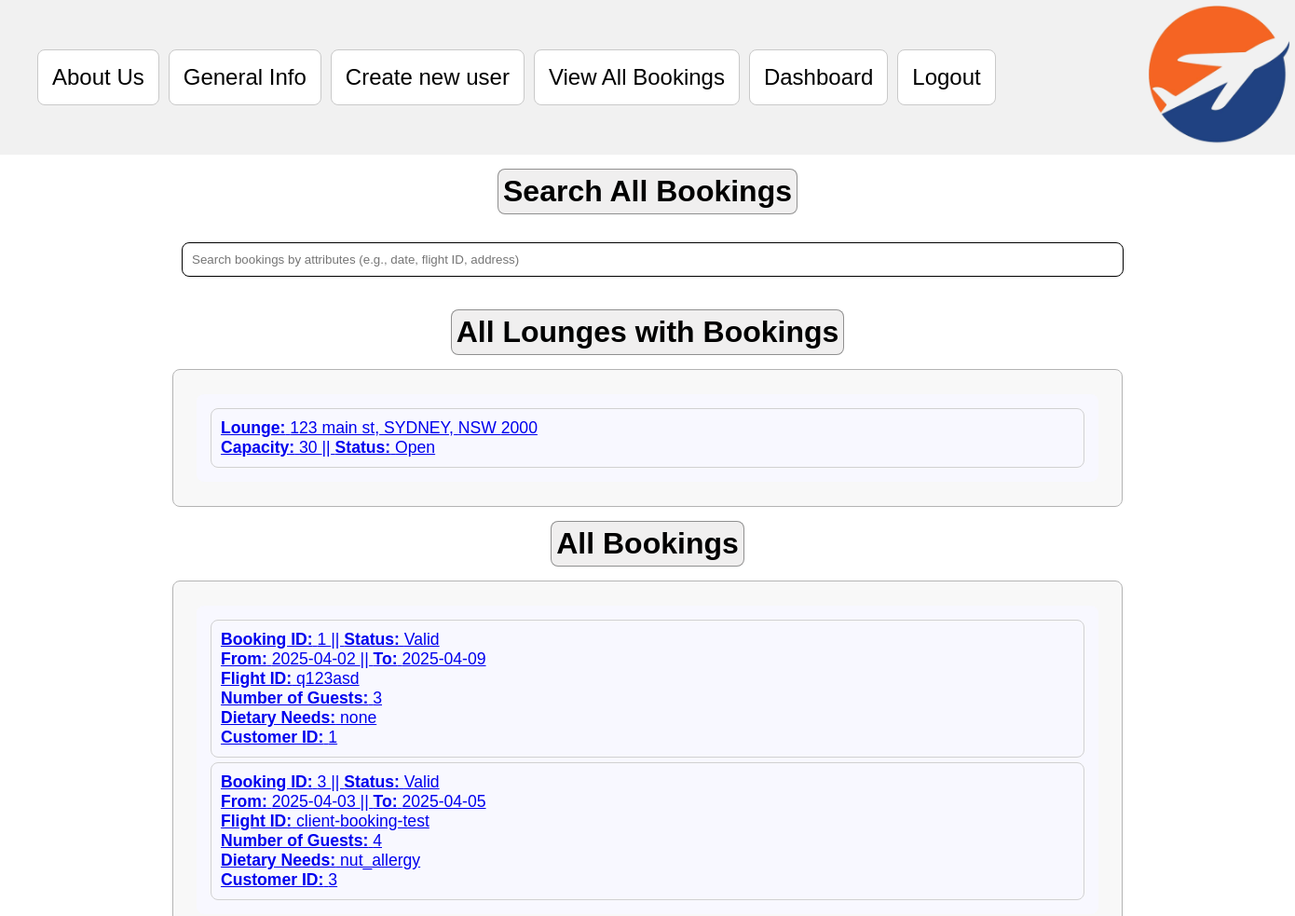
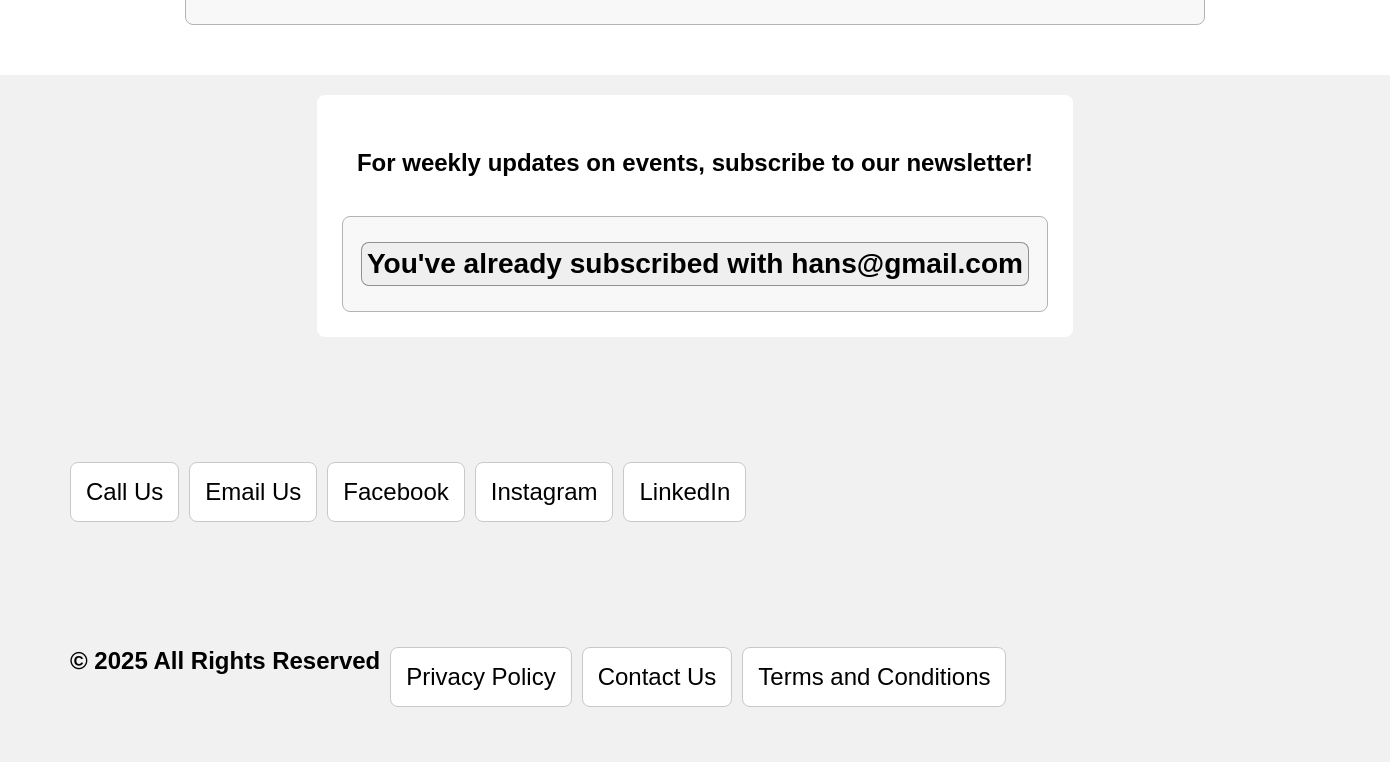
Page /all-bookings (signed in) on the committed database (2 pictures, top to bottom).
### website/models.py (models this page shows)
class Lounge(db.Model):
    id = db.Column(db.Integer, primary_key=True)
    description = db.Column(db.String(2000), nullable=False)
    address = db.Column(db.String(100), nullable=False)
    state = db.Column(db.String(50), nullable=False)
    postcode = db.Column(db.String(10), nullable=False)
    locality = db.Column(db.String(25), nullable=False)
    image_folder = db.Column(db.String(255), unique=True, nullable=False)
    max_capacity = db.Column(db.Integer, nullable=False, default=30)
    status = db.Column(db.String(6), nullable=False, default="Open")

class Booking(db.Model):
    id = db.Column(db.Integer, primary_key=True)
    entry_date = db.Column(db.Date, nullable=False, index=True)
    exit_date = db.Column(db.Date, nullable=False, index=True)
    guests_qty = db.Column(db.Integer, nullable=False)
    flight_id = db.Column(db.String(50), nullable=False)  # Flight identifier
    dietary_req = db.Column(db.String(255), nullable=True)  # Optional dietary requirements
    status = db.Column(db.String(20), nullable=False, default="Valid")
    user_id = db.Column(db.Integer, db.ForeignKey('user.id'), nullable=False)  # Link to the User table
    user = db.relationship('User', backref='bookings')
    lounge_id = db.Column(db.Integer, db.ForeignKey('lounge.id'), nullable=False)
    lounge = db.relationship('Lounge', backref='bookings')

class User(db.Model, UserMixin):
    id = db.Column(db.Integer, primary_key=True)
    password = db.Column(db.String(50), nullable=False)
    first_name = db.Column(db.String(20), nullable=False)
    last_name = db.Column(db.String(20), nullable=False)
    address = db.Column(db.String(100), nullable=False)
    state = db.Column(db.String(50), nullable=False)
    postcode = db.Column(db.String(10), nullable=False)
    locality = db.Column(db.String(25), nullable=False)
    email = db.Column(db.String(80), unique=True, nullable=False)
    phone = db.Column(db.String(20), nullable=False)
    is_verified = db.Column(db.Boolean, nullable=False, default=False)
    subscriber_link = db.relationship('UserSubscriberLink', backref='user', uselist=False)
    user_type = db.Column(db.String(20), nullable=False, default="customer")
    travel_agent_license = db.Column(db.String(20), nullable=True, index=True)  # For travel agent links
    __mapper_args__ = {
        'polymorphic_on': user_type,  # Indicates the column used to determine the subclass
        'polymorphic_identity': 'user'  # Identity for the base User class
    }

class Admin(User):
    id = db.Column(db.Integer, db.ForeignKey('user.id'), primary_key=True)  # Foreign key linking to User
    admin_id = db.Column(db.String(8), unique=True, nullable=False)
    department = db.Column(db.String(50), nullable=False)
    __mapper_args__ = {
        'polymorphic_identity': 'admin',  # Identify this subclass as 'admin'
    }

class User(db.Model, UserMixin):
    id = db.Column(db.Integer, primary_key=True)
    password = db.Column(db.String(50), nullable=False)
    first_name = db.Column(db.String(20), nullable=False)
    last_name = db.Column(db.String(20), nullable=False)
    address = db.Column(db.String(100), nullable=False)
    state = db.Column(db.String(50), nullable=False)
    postcode = db.Column(db.String(10), nullable=False)
    locality = db.Column(db.String(25), nullable=False)
    email = db.Column(db.String(80), unique=True, nullable=False)
    phone = db.Column(db.String(20), nullable=False)
    is_verified = db.Column(db.Boolean, nullable=False, default=False)
    subscriber_link = db.relationship('UserSubscriberLink', backref='user', uselist=False)
    user_type = db.Column(db.String(20), nullable=False, default="customer")
    travel_agent_license = db.Column(db.String(20), nullable=True, index=True)  # For travel agent links
    __mapper_args__ = {
        'polymorphic_on': user_type,  # Indicates the column used to determine the subclass
        'polymorphic_identity': 'user'  # Identity for the base User class
    }

### website/bookings.py (the view)
@booking.route('/all-bookings', methods=['GET', 'POST'])
@login_required_and_verified
def view_all_bookings():
    if current_user.user_type == "admin":
        bookings = Booking.query.all()
        lounges = list({booking.lounge for booking in bookings})
    elif current_user.user_type == "travel_agent":
        bookings = Booking.query.filter_by(travel_agent_license=current_user.license).all()
        lounges = list({booking.lounge for booking in bookings})
    elif current_user not in ["admin", "travel_agent"]:
        flash("Access Denied!", category='error')
        return redirect('views.home')
    return render_template('main/all-bookings.html', bookings=bookings, lounges=lounges)

### website/__init__.py (called while the page is built)
def login_required_and_verified(f):
    @wraps(f)
    def decorated_function(*args, **kwargs):
        if not current_user.is_authenticated:
            flash('Please log in before attempting to access this page.', category='error')
            return redirect(url_for('auth.login'))
        if not current_user.is_verified:
            flash('Please verify your account to access this page.', category='error')
            return redirect(url_for('auth.verify_account'))
        return f(*args, **kwargs)
    return decorated_function

### website/templates/main/all-bookings.html (shortened to what this page needs)
{% extends "main/base.html" %}
{% block content %}
<h1>Search All Bookings</h1>
<div>
    <input
        type="text"
        id="bookingSearch"
        placeholder="Search bookings by attributes (e.g., date, flight ID, address)"
        style="width: 96%; padding: 10px; margin-bottom: 20px;"
    />
</div>
<h1>All Lounges with Bookings</h1>
<div class="notes-div" id="loungesSection">
    <ul class="note-list" id="loungesList">
        {% for lounge in lounges %}
        <li class="lounge-item" data-lounge-id="{{ lounge.id }}">
            <a href="{{ url_for('lounges.view_lounge', lounge_id=lounge.id) }}">
                <b>Lounge:</b> {{ lounge.address }}, {{ lounge.locality }}, {{ lounge.state }} {{ lounge.postcode }}
                <br />
                <b>Capacity:</b> {{ lounge.max_capacity }}  ||  <b>Status:</b> {{ lounge.status }}
            </a>
        </li>
        {% endfor %}
    </ul>
</div>
<h1>All Bookings</h1>
<div class="notes-div" id="bookingsSection">
    <ul class="note-list" id="bookingsList">
        {% for booking in bookings %}
        <li class="booking-item" data-booking-id="{{ booking.id }}" data-lounge-id="{{ booking.lounge_id }}">
            <a href="{{ url_for('bookings.view_booking', booking_id=booking.id) }}">
                <b>Booking ID:</b> {{ booking.id }}  ||  <b>Status:</b> {{ booking.status }}
                <br />
                <b>From:</b> {{ booking.entry_date }}  ||  <b>To:</b> {{ booking.exit_date }}
                <br />
                <b>Flight ID:</b> {{ booking.flight_id }}
                <br />
                <b>Number of Guests:</b> {{ booking.guests_qty }}
                <br />
                <b>Dietary Needs:</b> {{ booking.dietary_req }}
                <br />
                <b>Customer ID:</b> {{ booking.user.id }}
            </a>
        </li>
        {% endfor %}
    </ul>
</div>
{% endblock %}

### website/templates/main/base.html (shortened to what this page needs)
<!doctype html>
<html>
    <head>
        <link rel="stylesheet" type="text/css" href="{{ url_for('static', filename='index.css') }}" />
    </head>
    <body>
        <nav class="navbar">
            <div class="navbar-collapse">
                <div class="nav">
					<a class="nav-item" href="{{ url_for('views.about') }}">About Us</a>
					<a class="nav-item" href="{{ url_for('views.general_info') }}">General Info</a>
					{% if user.is_authenticated and user.is_verified %}
						{% if user.user_type == "admin" %}
							<a class="nav-item" href="{{ url_for('auth.sign_up') }}">Create new user</a>
							<a class="nav-item" href="{{ url_for('bookings.view_all_bookings') }}">View All Bookings</a>
						{% endif %}
						<a class="nav-item" href="{{ url_for('auth.dashboard') }}">Dashboard</a>
						<a class="nav-item" href="{{ url_for('auth.logout') }}">Logout</a>
					{% elif user.is_authenticated and not user.is_verified %}
						<a class="nav-item" href="{{ url_for('auth.verify_account') }}">Verify Account</a>
					{% else %}
						<a class="nav-item" href="{{ url_for('auth.login') }}">Login</a>
						<a class="nav-item" href="{{ url_for('auth.sign_up') }}">Sign Up</a>
					{% endif %}
				</div>
                <div class="logo">
					<a href="/">
                    <img class="logo-picture" src="{{ url_for('static', filename='/images/FDA_logo.png') }}" />
					</a>
                </div>
            </div>
        </nav>
        <div>{% block content %} {% endblock %}</div>
        <div class="navbar">
            <div class="nav container">
                <div class="form-body">
                    <form action="{{ url_for('auth.subscribe') }}" method="POST">
                        <div class="form">
                            <p>For weekly updates on events, subscribe to our newsletter!</p>
                        </div>
                        <div class="notes-div">
                            {% if not is_subscribed %}
                            <input type="email" name="email" placeholder="Enter email address" value="{{ user.email if user.is_authenticated else '' }}" />
                            <button type="submit" class="submit-btn">Subscribe!</button>
                            {% else %}
                            <h3>You've already subscribed with {{ user.email }}</h3>
                            {% endif %}
                        </div>
                    </form>
                </div>
            </div>
            <div class="alert">
                <div class="navbar-collapse">
                    <div class="nav">
                        <a class="nav-item">Call Us</a>
                        <a class="nav-item">Email Us</a>
                        <a class="nav-item">Facebook</a>
                        <a class="nav-item">Instagram</a>
                        <a class="nav-item">LinkedIn</a>
                    </div>
                </div>
            </div>
            <div class="alert">
                <div class="navbar-collapse">
                    <div class="nav">
                        <a>&copy; 2025 All Rights Reserved</a>
                        <a class="nav-item" href="{{ url_for('views.privacy_policy', _external=True) }}">Privacy Policy</a>
						<a class="nav-item" href="{{ url_for('views.contact_us', _external=True) }}">Contact Us</a>
                        <a class="nav-item" href="{{ url_for('views.terms_condition', _external=True) }}">Terms and Conditions</a>
                    </div>
                </div>
            </div>
        </div>
    </body>
</html>

### website/static/css/index.css (style rules this page uses)
body { background-image: url(../images/background_lounge.jpeg); background-size: cover; background-repeat: no-repeat; background-attachment: fixed; background-position: center; background-color: white; font-family: 'Lora', sans-serif; font-size: 1rem; box-sizing: border-box; padding: 0px 180px 0px 180px; margin: 0; }
.navbar { margin: 0px -180px 0px -180px; background-color: rgb(241, 241, 241); font-size: 1.5rem; font-weight: 700; }
.navbar-collapse { justify-content: space-between; display: flex; align-items: center; }
.nav { margin:40px; gap: 10px; display: flex; flex-wrap: wrap; }
.nav-item { font-family: Arial, Helvetica, sans-serif; font-weight: lighter; padding: 15px; color: black; background-color: rgb(255, 255, 255); text-decoration: none; border-radius: 8px; border: 1px solid rgb(201, 201, 201); }
.alert { padding: 15px; margin: 15px; border-radius: 8px; display: flex; justify-content: space-between; align-items: center; font-weight: bold; font-size: 1.5rem; }
.container { display: flex; margin: 50px -180px 50px -180px; padding: 20px; justify-content: center; }
h1, h3 { color: rgb(0, 0, 0); text-align: center; background-color: rgb(240, 239, 239); padding: 5px; display: block; border: 1px solid rgb(0, 0, 0, 0.4); border-radius: 8px; margin: 15px auto; width: fit-content; }
p { background-color: white; padding: 10px 20px; border-radius: 8px; display: inline-block; }
ul { list-style-type: none; padding: 10px; }
.note-list { padding: 10px; width: 95%; background-color: ghostwhite; border-radius: 8px; }
li { font-size: 1.1rem; padding: 10px; border-radius: 8px; border: 1px solid rgb(209, 209, 209); margin: 5px; }
.notes-div { border-radius: 8px; border: 1px solid rgb(180, 180, 180); padding: 10px; margin: 5px; background-color: rgb(248, 248, 248); justify-content: center; display: flex; }
img { border-radius: 8px; }
.logo { padding: 5px; }
.logo-picture { height: 150px; }
.form-body { display: flex; align-items: center; justify-content: center; }
form { background-color: white; border-radius: 8px; padding: 20px; width: 95%; display: block; }
.form { display: flex; align-items: center; }
input { width: 80%; padding: 20px; margin: 15px; border: 1px solid black; border-radius: 8px; }

### rows in the picture
Lounge: address "123 main st", locality "SYDNEY", state "NSW", postcode "2000", max_capacity "30", status "Open"
Booking: id "1", status "Valid", entry_date "2025-04-02", exit_date "2025-04-09", flight_id "q123asd", guests_qty "3", dietary_req "none", user.id "1"
Booking: id "3", status "Valid", entry_date "2025-04-03", exit_date "2025-04-05", flight_id "client-booking-test", guests_qty "4", dietary_req "nut_allergy", user.id "3"
User: email "hans@gmail.com"
